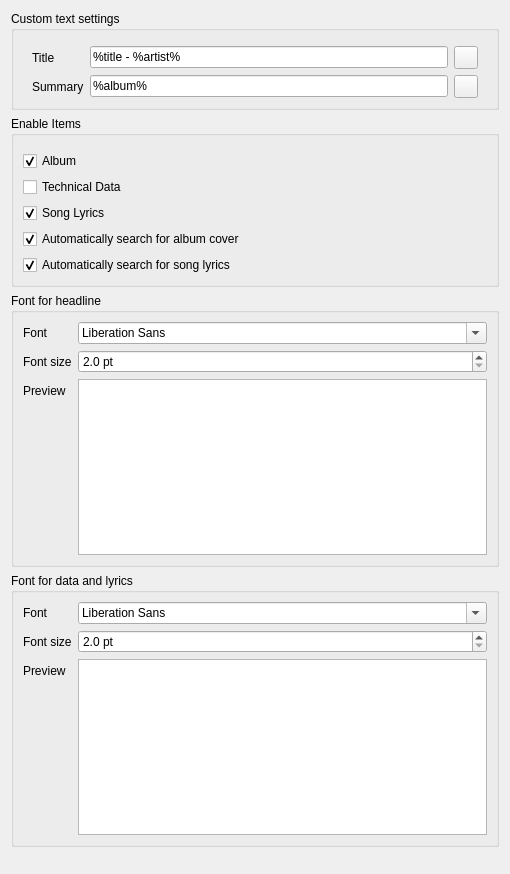
<?xml version="1.0" encoding="UTF-8"?>
<ui version="4.0">
 <class>ContextSettingsPage</class>
 <widget class="QWidget" name="ContextSettingsPage">
  <property name="geometry">
   <rect>
    <x>0</x>
    <y>0</y>
    <width>510</width>
    <height>874</height>
   </rect>
  </property>
  <property name="windowTitle">
   <string>Context</string>
  </property>
  <layout class="QVBoxLayout" name="layout_contextsettingspage">
   <item>
    <widget class="QGroupBox" name="context_custom_text_group">
     <property name="title">
      <string>Custom text settings</string>
     </property>
     <layout class="QVBoxLayout" name="layout_context_custom_text_group">
      <item>
       <widget class="QFrame" name="frame_custom_context1">
        <property name="frameShape">
         <enum>QFrame::Shape::NoFrame</enum>
        </property>
        <property name="frameShadow">
         <enum>QFrame::Shadow::Plain</enum>
        </property>
        <property name="lineWidth">
         <number>0</number>
        </property>
        <layout class="QHBoxLayout" name="horizontalLayout_7">
         <property name="leftMargin">
          <number>0</number>
         </property>
         <property name="topMargin">
          <number>0</number>
         </property>
         <property name="rightMargin">
          <number>0</number>
         </property>
         <property name="bottomMargin">
          <number>0</number>
         </property>
        </layout>
       </widget>
      </item>
      <item>
       <widget class="QFrame" name="frame1">
        <property name="frameShape">
         <enum>QFrame::Shape::NoFrame</enum>
        </property>
        <property name="frameShadow">
         <enum>QFrame::Shadow::Plain</enum>
        </property>
        <property name="lineWidth">
         <number>0</number>
        </property>
        <layout class="QGridLayout" name="gridLayout1">
         <property name="topMargin">
          <number>0</number>
         </property>
         <property name="bottomMargin">
          <number>0</number>
         </property>
         <item row="0" column="1">
          <widget class="QLineEdit" name="context_custom_text1">
           <property name="text">
            <string notr="true">%title - %artist%</string>
           </property>
          </widget>
         </item>
         <item row="0" column="2">
          <widget class="QToolButton" name="context_exp_chooser1">
           <property name="accessibleName">
            <string>MenuPopupToolButton</string>
           </property>
           <property name="text">
            <string/>
           </property>
          </widget>
         </item>
         <item row="0" column="0">
          <widget class="QLabel" name="label_title">
           <property name="text">
            <string>Title</string>
           </property>
          </widget>
         </item>
         <item row="1" column="0">
          <widget class="QLabel" name="label_summary">
           <property name="text">
            <string>Summary</string>
           </property>
          </widget>
         </item>
         <item row="1" column="1">
          <widget class="QLineEdit" name="context_custom_text2">
           <property name="text">
            <string notr="true">%album%</string>
           </property>
          </widget>
         </item>
         <item row="1" column="2">
          <widget class="QToolButton" name="context_exp_chooser2">
           <property name="accessibleName">
            <string>MenuPopupToolButton</string>
           </property>
           <property name="text">
            <string/>
           </property>
          </widget>
         </item>
        </layout>
       </widget>
      </item>
     </layout>
    </widget>
   </item>
   <item>
    <widget class="QGroupBox" name="context_order_group">
     <property name="title">
      <string>Enable Items</string>
     </property>
     <layout class="QVBoxLayout" name="layout_context_order_group">
      <item>
       <widget class="QFrame" name="frame_custom_context2">
        <property name="frameShape">
         <enum>QFrame::Shape::NoFrame</enum>
        </property>
        <property name="frameShadow">
         <enum>QFrame::Shadow::Plain</enum>
        </property>
        <property name="lineWidth">
         <number>0</number>
        </property>
        <layout class="QHBoxLayout" name="horizontalLayout_17">
         <property name="leftMargin">
          <number>0</number>
         </property>
         <property name="topMargin">
          <number>0</number>
         </property>
         <property name="rightMargin">
          <number>0</number>
         </property>
         <property name="bottomMargin">
          <number>0</number>
         </property>
        </layout>
       </widget>
      </item>
      <item>
       <widget class="QCheckBox" name="checkbox_album">
        <property name="text">
         <string>Album</string>
        </property>
        <property name="checked">
         <bool>true</bool>
        </property>
       </widget>
      </item>
      <item>
       <widget class="QCheckBox" name="checkbox_technical_data">
        <property name="text">
         <string>Technical Data</string>
        </property>
       </widget>
      </item>
      <item>
       <widget class="QCheckBox" name="checkbox_song_lyrics">
        <property name="text">
         <string>Song Lyrics</string>
        </property>
        <property name="checked">
         <bool>true</bool>
        </property>
       </widget>
      </item>
      <item>
       <widget class="QCheckBox" name="checkbox_search_cover">
        <property name="text">
         <string>Automatically search for album cover</string>
        </property>
        <property name="checked">
         <bool>true</bool>
        </property>
       </widget>
      </item>
      <item>
       <widget class="QCheckBox" name="checkbox_search_lyrics">
        <property name="text">
         <string>Automatically search for song lyrics</string>
        </property>
        <property name="checked">
         <bool>true</bool>
        </property>
       </widget>
      </item>
     </layout>
    </widget>
   </item>
   <item>
    <widget class="QGroupBox" name="groupbox_font_headline">
     <property name="title">
      <string>Font for headline</string>
     </property>
     <layout class="QFormLayout" name="formLayout">
      <item row="0" column="0">
       <widget class="QLabel" name="label_1_font">
        <property name="text">
         <string>Font</string>
        </property>
       </widget>
      </item>
      <item row="1" column="0">
       <widget class="QLabel" name="label_1_font_size">
        <property name="text">
         <string>Font size</string>
        </property>
       </widget>
      </item>
      <item row="1" column="1">
       <widget class="QDoubleSpinBox" name="font_size_headline">
        <property name="suffix">
         <string> pt</string>
        </property>
        <property name="decimals">
         <number>1</number>
        </property>
        <property name="minimum">
         <double>2.000000000000000</double>
        </property>
        <property name="maximum">
         <double>50.000000000000000</double>
        </property>
        <property name="singleStep">
         <double>0.500000000000000</double>
        </property>
       </widget>
      </item>
      <item row="0" column="1">
       <widget class="QFontComboBox" name="font_headline"/>
      </item>
      <item row="2" column="0">
       <widget class="QLabel" name="label_1_preview">
        <property name="text">
         <string>Preview</string>
        </property>
       </widget>
      </item>
      <item row="2" column="1">
       <widget class="QTextEdit" name="preview_headline">
        <property name="textInteractionFlags">
         <set>Qt::TextInteractionFlag::TextSelectableByKeyboard|Qt::TextInteractionFlag::TextSelectableByMouse</set>
        </property>
       </widget>
      </item>
     </layout>
    </widget>
   </item>
   <item>
    <widget class="QGroupBox" name="groupbox_font_normal">
     <property name="title">
      <string>Font for data and lyrics</string>
     </property>
     <layout class="QFormLayout" name="formLayout_2">
      <item row="0" column="0">
       <widget class="QLabel" name="label_2_font">
        <property name="text">
         <string>Font</string>
        </property>
       </widget>
      </item>
      <item row="0" column="1">
       <widget class="QFontComboBox" name="font_normal"/>
      </item>
      <item row="1" column="0">
       <widget class="QLabel" name="label_2_font_size">
        <property name="text">
         <string>Font size</string>
        </property>
       </widget>
      </item>
      <item row="1" column="1">
       <widget class="QDoubleSpinBox" name="font_size_normal">
        <property name="suffix">
         <string> pt</string>
        </property>
        <property name="decimals">
         <number>1</number>
        </property>
        <property name="minimum">
         <double>2.000000000000000</double>
        </property>
        <property name="maximum">
         <double>50.000000000000000</double>
        </property>
        <property name="singleStep">
         <double>0.500000000000000</double>
        </property>
       </widget>
      </item>
      <item row="2" column="0">
       <widget class="QLabel" name="label_1_preview_2">
        <property name="text">
         <string>Preview</string>
        </property>
       </widget>
      </item>
      <item row="2" column="1">
       <widget class="QTextEdit" name="preview_normal">
        <property name="textInteractionFlags">
         <set>Qt::TextInteractionFlag::TextSelectableByKeyboard|Qt::TextInteractionFlag::TextSelectableByMouse</set>
        </property>
       </widget>
      </item>
     </layout>
    </widget>
   </item>
   <item>
    <spacer name="spacer_bottom">
     <property name="orientation">
      <enum>Qt::Orientation::Vertical</enum>
     </property>
     <property name="sizeHint" stdset="0">
      <size>
       <width>20</width>
       <height>32</height>
      </size>
     </property>
    </spacer>
   </item>
  </layout>
  <action name="action_artist">
   <property name="text">
    <string notr="true">%artist%</string>
   </property>
   <property name="toolTip">
    <string>Add song artist tag</string>
   </property>
  </action>
  <action name="action_album">
   <property name="text">
    <string notr="true">%album%</string>
   </property>
   <property name="toolTip">
    <string>Add song album tag</string>
   </property>
  </action>
  <action name="action_title">
   <property name="text">
    <string notr="true">%title%</string>
   </property>
   <property name="toolTip">
    <string>Add song title tag</string>
   </property>
  </action>
  <action name="action_albumartist">
   <property name="text">
    <string notr="true">%albumartist%</string>
   </property>
   <property name="toolTip">
    <string>Add song albumartist tag</string>
   </property>
  </action>
  <action name="action_year">
   <property name="text">
    <string notr="true">%year%</string>
   </property>
   <property name="toolTip">
    <string>Add song year tag</string>
   </property>
  </action>
  <action name="action_composer">
   <property name="text">
    <string notr="true">%composer%</string>
   </property>
   <property name="toolTip">
    <string>Add song composer tag</string>
   </property>
  </action>
  <action name="action_performer">
   <property name="text">
    <string notr="true">%performer%</string>
   </property>
   <property name="toolTip">
    <string>Add song performer tag</string>
   </property>
  </action>
  <action name="action_grouping">
   <property name="text">
    <string notr="true">%grouping%</string>
   </property>
   <property name="toolTip">
    <string>Add song grouping tag</string>
   </property>
  </action>
  <action name="action_disc">
   <property name="text">
    <string notr="true">%disc%</string>
   </property>
   <property name="toolTip">
    <string>Add song disc tag</string>
   </property>
  </action>
  <action name="action_track">
   <property name="text">
    <string notr="true">%track%</string>
   </property>
   <property name="toolTip">
    <string>Add song track tag</string>
   </property>
  </action>
  <action name="action_genre">
   <property name="text">
    <string notr="true">%genre%</string>
   </property>
   <property name="toolTip">
    <string>Add song genre tag</string>
   </property>
  </action>
  <action name="action_length">
   <property name="text">
    <string notr="true">%length%</string>
   </property>
   <property name="toolTip">
    <string>Add song length tag</string>
   </property>
  </action>
  <action name="action_playcount">
   <property name="text">
    <string notr="true">%playcount%</string>
   </property>
   <property name="toolTip">
    <string>Add song play count</string>
   </property>
  </action>
  <action name="action_skipcount">
   <property name="text">
    <string notr="true">%skipcount%</string>
   </property>
   <property name="toolTip">
    <string>Add song skip count</string>
   </property>
  </action>
  <action name="action_newline">
   <property name="text">
    <string notr="true">%newline%</string>
   </property>
   <property name="toolTip">
    <string>Add a new line if supported by the notification type</string>
   </property>
  </action>
  <action name="action_filename">
   <property name="text">
    <string>%filename%</string>
   </property>
   <property name="toolTip">
    <string>Add song filename</string>
   </property>
  </action>
  <action name="action_url">
   <property name="text">
    <string>%url%</string>
   </property>
   <property name="toolTip">
    <string>Add song URL</string>
   </property>
  </action>
  <action name="action_rating">
   <property name="text">
    <string>%rating%</string>
   </property>
   <property name="toolTip">
    <string>Add song rating</string>
   </property>
  </action>
  <action name="action_originalyear">
   <property name="text">
    <string>%originalyear%</string>
   </property>
   <property name="toolTip">
    <string>Add song original year tag</string>
   </property>
  </action>
  <action name="action_artistsort">
   <property name="text">
    <string>%artistsort%</string>
   </property>
   <property name="toolTip">
    <string>Add song artistsort tag</string>
   </property>
  </action>
  <action name="action_albumartistsort">
   <property name="text">
    <string>%albumartistsort%</string>
   </property>
   <property name="toolTip">
    <string>Add song albumartistsort tag</string>
   </property>
  </action>
 </widget>
 <resources/>
 <connections/>
</ui>
